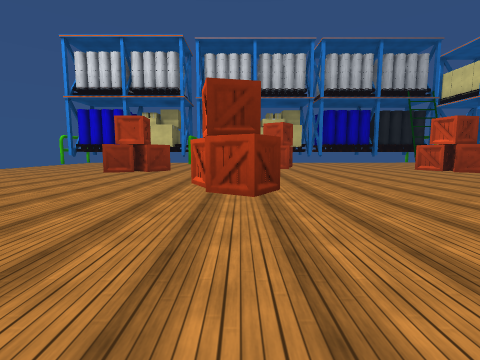
View 1 (above)

24 first-person views from a walk through a scene from a Unity 3-D project. The camera is 1.3 m above the floor, tilts 6° down and sees 85° across. The floor is counted in squares, 2 m on a side. Each view is taken from the middle of a square. On the plan, view 1 faces up. The plan holds only what a view shows up to about 9 squares ahead; the rest is blank. The player character is not drawn. Some surface patterns are stand-ins.

View 2
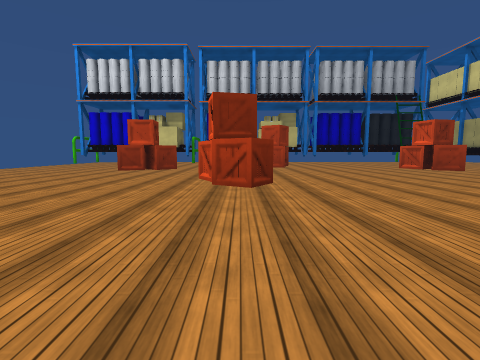

View 3
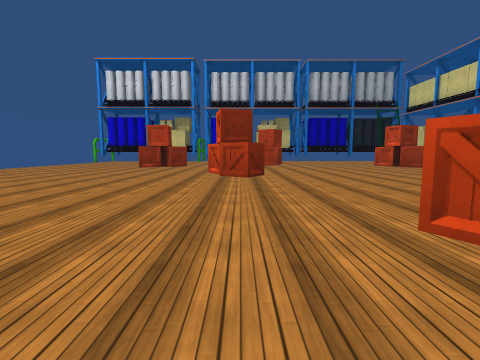

View 4
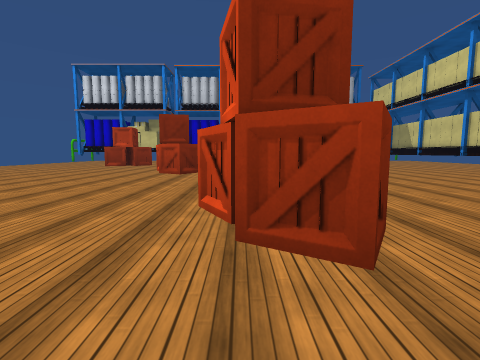

View 5
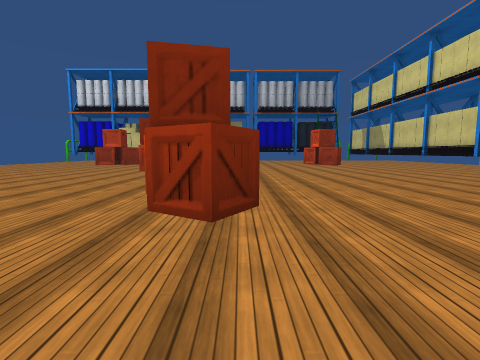

View 6
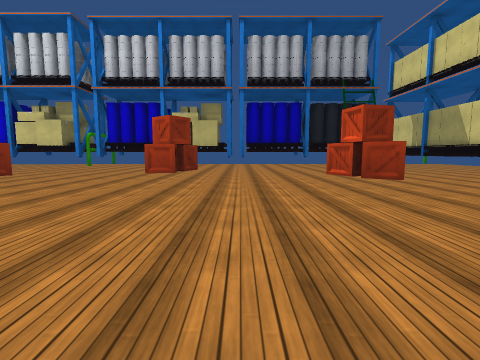

View 7
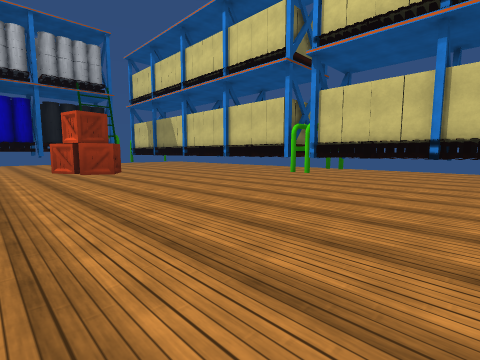

View 8
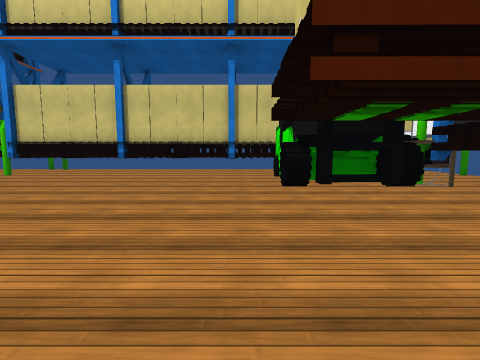

View 9
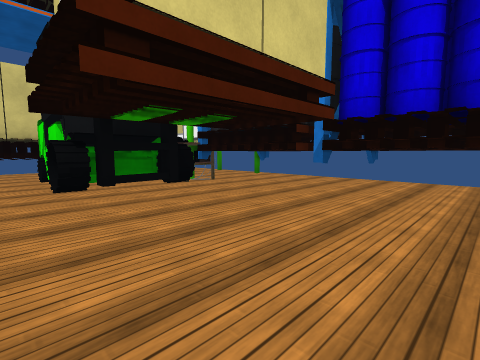

View 10
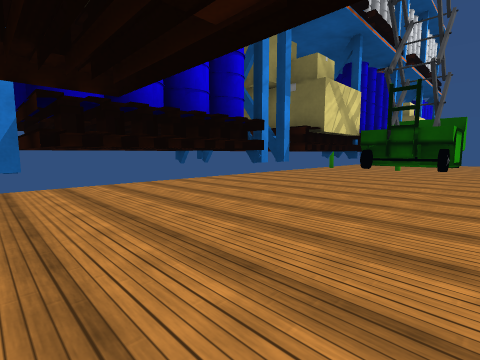

View 11
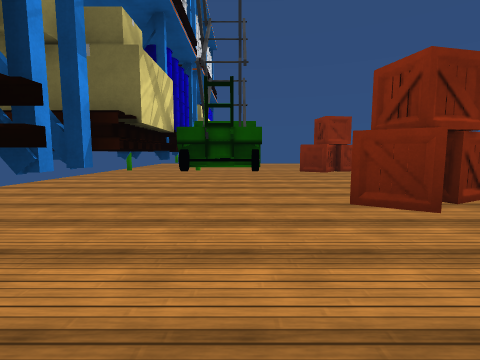

View 12
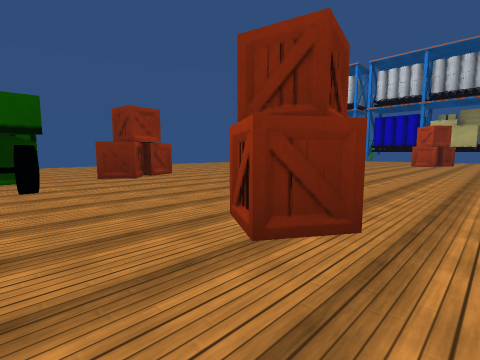

View 13
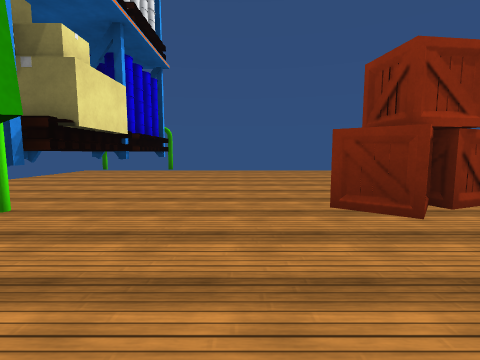

View 14
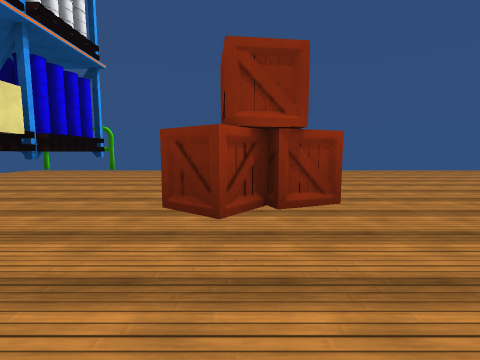

View 15
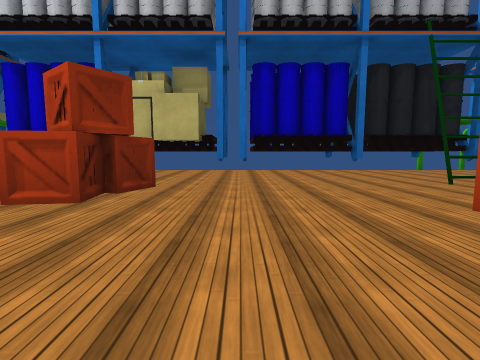

View 16
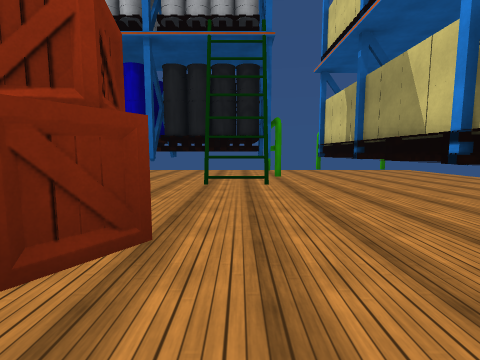

View 17
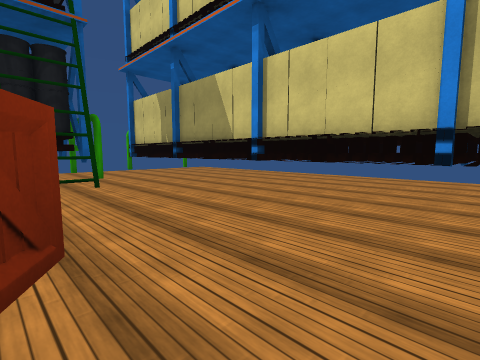

View 18
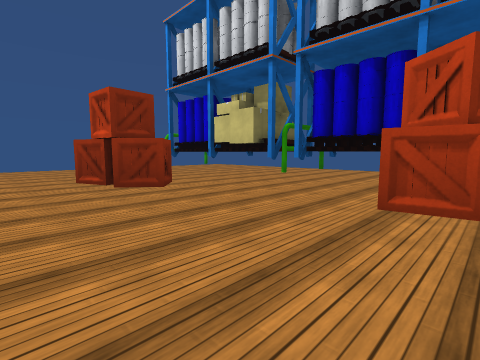

View 19
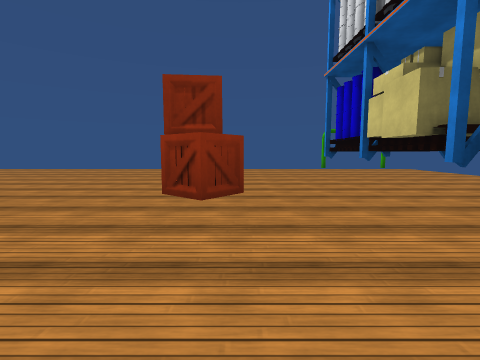

View 20
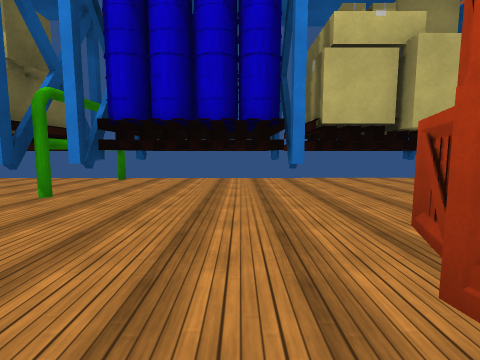

View 21
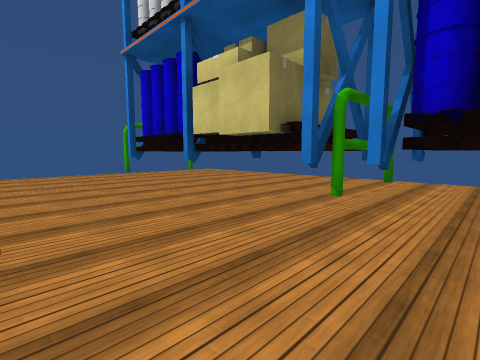

View 22
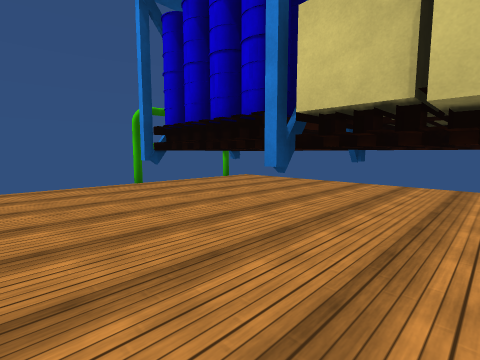

View 23
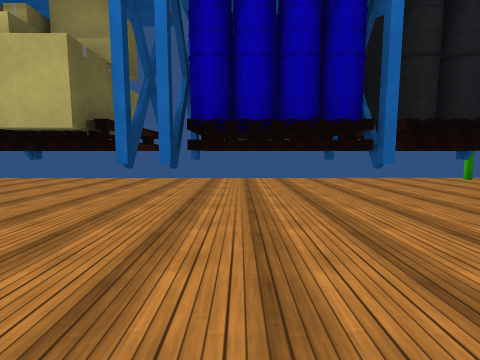

View 24
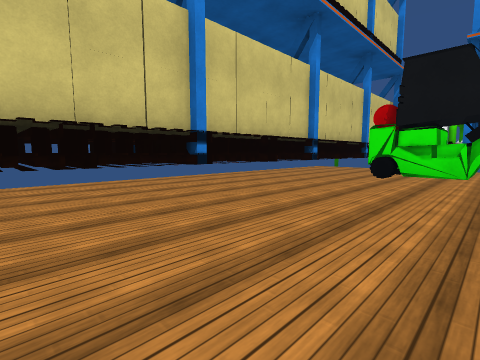

### Floor plan
Key: @ floor where view 1 was taken; # wall or solid block; . floor; ^ raised ledge; T thing the floor can be seen under or through; O other object.
Columns run from 9 left of view 1 to 12 right of it. Each row starts with its distance up from view 1.
 16 .....................#
 15 TTTTTTTTTTTTTT######.#
 14      TTTTTTTTT######.#
 13 ####TTT..............#
 12 ...........#......O..#
 11 ..........##.........#
 10 ......#.........#....#
  9  ....##.........##...#
  8 .....................#
  7 .....................#
  6 .....................#
  5 ........##...........#
  4 .........#...........#
  3 .....................#
  2  ....................#
  1    ..................#
  0 ..   #...@...........#
 -1 .....##....#.........#
 -2 ...........##........#
 -3 ..................##^#
 -4 .........TT.......##^#
 -5 .........TT........OO#
 -6 ########  ##########O
 -7                   ##

Positions as (right, up) in squares from view 1, and headings:
1: (0, 0), facing up
2: (0, -1), facing up
3: (0, -3), facing up
4: (2, -4), facing up
5: (3, -5), facing up
6: (4, 2), facing up
7: (5, 0), facing up-right
8: (5, -2), facing right
9: (5, -2), facing down-right
10: (7, -3), facing down-left
11: (6, -4), facing left
12: (4, -4), facing up-left
13: (0, -3), facing left
14: (0, -1), facing left
15: (4, 7), facing up
16: (9, 7), facing up
17: (8, 7), facing up-right
18: (2, 7), facing up-left
19: (1, 10), facing left
20: (0, 10), facing up
21: (-1, 10), facing up-left
22: (-4, 11), facing up-left
23: (5, 10), facing up
24: (9, 3), facing down-right
